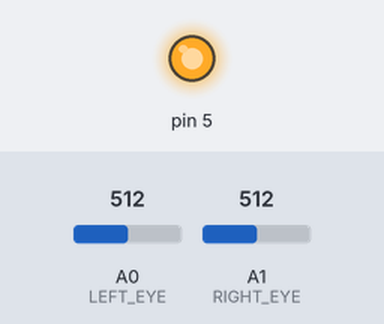
Recording of a sketch running on a simulated Arduino Uno, built with avr-gcc and run on an emulated ATmega328P. Shown: output pins drawn as LEDs (lit = HIGH). The inputs (shaded band) are chosen by the test bench; at power-on: A0 (LEFT_EYE) = 512, A1 (RIGHT_EYE) = 512. What the sketch prints to the serial monitor is not drawn.

Above: at 0.1 s.
Timing chart, 0 to 1.6 s (numbered marks = the images above):
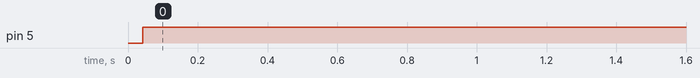

Measured:
- by itself, pin 5: LOW → HIGH at 0.04 s

The sketch:

01_vibration_motor_triggered_LDR.ino
```cpp
#include "runningaverage.h"
#define LDR_READ_EVERY_MS 200 //5 times per second > to get average cuantities????????????

//RunningAverage ravg( (1000/LDR_READ_EVERY_MS)*10 );

#define LEFT_EYE A0
#define RIGHT_EYE A1
//#define Light_intensity 1000 // we can define later the light intensity

double readEye(int eye) { //def. of function (number is double) ??????????
  double reading = .0;
  // read 4 times to get a stable reading
  for(int i = 0; i < 4; i++) {
    reading += analogRead(eye);
    delay(5);
  }

  return (reading / 4.0); //???????????????????
}
void shake() {
  digitalWrite (5, HIGH); // if the light is turned on, it activates the vibrating module
//  delay (1000);
//  digitalWrite (5, LOW);
//  delay (1000);
}

void setup() {
  // define the input and output
  Serial.begin (9600);
  pinMode (5, OUTPUT);
  pinMode (LEFT_EYE, INPUT);
  pinMode (RIGHT_EYE, INPUT);
}

void loop() {

  double lReading = readEye ( LEFT_EYE ); //why this xReading ?????????????????
  double rReading = readEye( RIGHT_EYE );

  Serial.print(lReading);
  Serial.print(",");
  Serial.println(rReading);
  //delay(50);

  if (lReading > 400 || rReading > 400) { // when the room is really dark it should be around 400. Maximun is 1000.
    shake();
  }
    else if (lReading < 400 || rReading < 400) { // if there is no light stops vibrating
      digitalWrite (5, LOW); //why digitalWrite here and up we wrote shake ??? if we wouldn't have define shake in "void.setup" we would have need to write digitalWrite (5,HIGH)???????
    }


}
```
